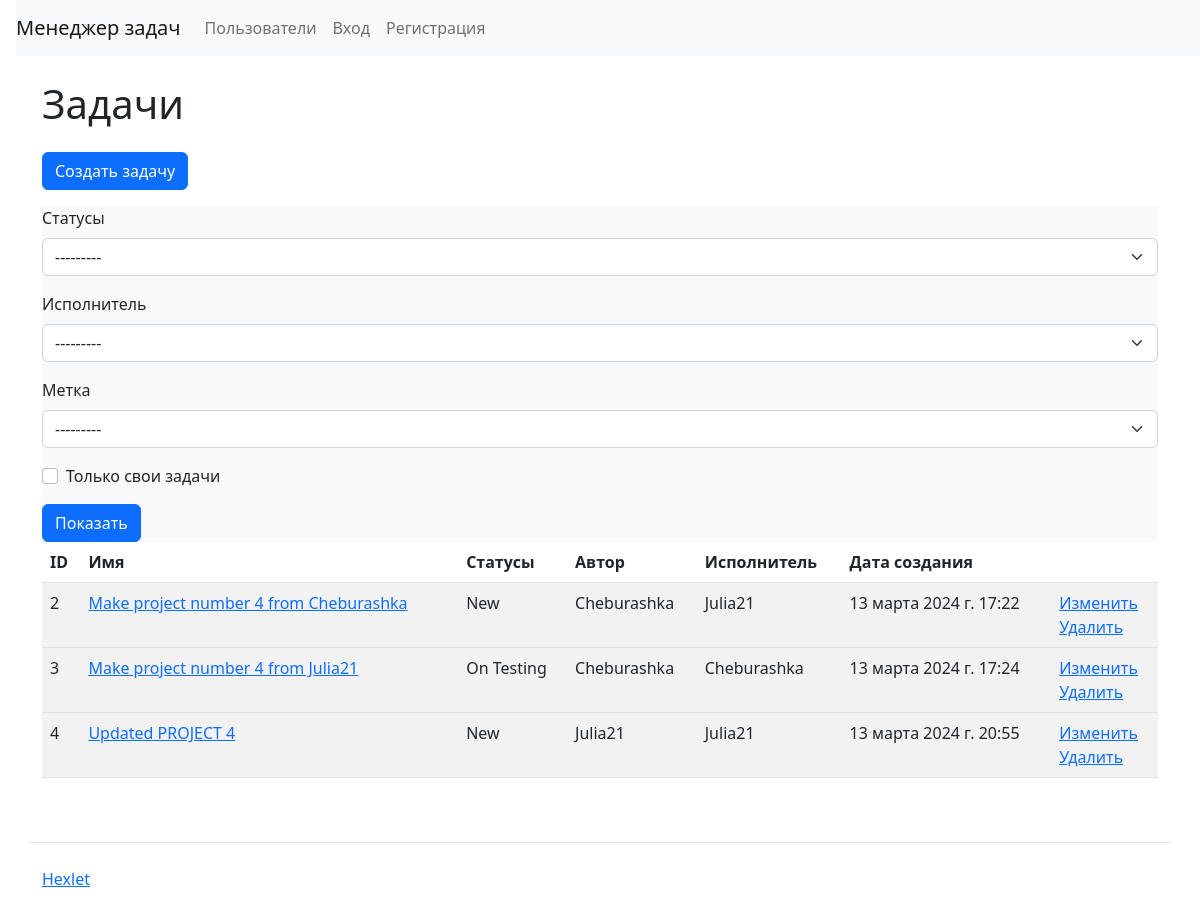
The page /tasks/ on the database as committed earlier.
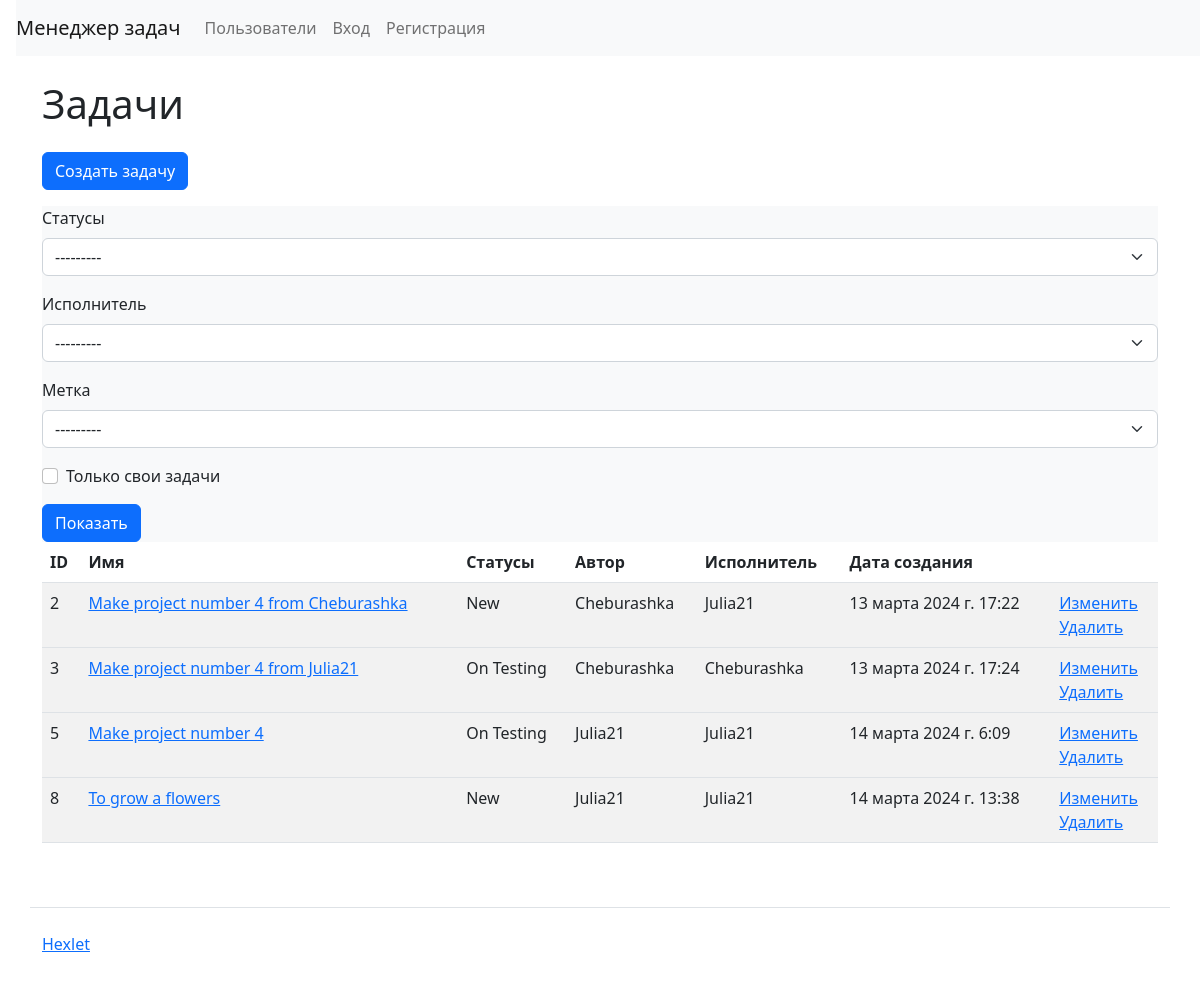
The same page on the database as committed later.
### task_manager/tasks/models.py (models this page shows, shortened)
class Task(models.Model):
    name = models.CharField(_('Name'), max_length=255, unique=True)
    description = models.TextField(_('Description'), blank=True)
    status = models.ForeignKey(
        Status,
        verbose_name=_('Status'),
        on_delete=models.PROTECT
    )
    author = models.ForeignKey(
        User,
        verbose_name=_('Author'),
        on_delete=models.PROTECT,
        related_name='author'
    )
    executor = models.ForeignKey(
        User,
        verbose_name=_('Executor'),
        on_delete=models.PROTECT,
        null=True,
        blank=True,
        related_name='executor'
    )
    labels = models.ManyToManyField(
        Label,
        through='LabelForTask',
        verbose_name=_('Labels'),
        blank=True
    )
    created_at = models.DateTimeField(_('Date of creation'), auto_now_add=True)

### task_manager/statuses/models.py (models this page shows)
class Status(models.Model):
    name = models.CharField(_("Status"), max_length=255, unique=True)
    timestamp = models.DateTimeField(auto_now_add=True)
    def __str__(self):
        return self.name

### task_manager/users/models.py (models this page shows)
class User(AbstractUser):
    def __str__(self):
        return self.username

### task_manager/tasks/views.py (the view)
# urls.py: path('', IndexView.as_view(), name='labels_index'),
class IndexView(FilterView):
    model = Task
    def get(self, request, *args, **kwargs):
        tasks = Task.objects.all()
        task_filter = TaskFilter(request.GET, queryset=tasks, request=request)
        flash_messages = messages.get_messages(self.request)
        return render(
            request,
            'tasks/index.html',
            context={
                'filter': task_filter,
                'messages': flash_messages,
            }
        )

### task_manager/labels/models.py (called while the page is built)
    def __str__(self):
        return self.name

### task_manager/tasks/filter.py (called while the page is built)
    def filter_created_by_author(self, queryset, author, value):
        if value:
            return queryset.filter(author=self.request.user)
        return queryset

### task_manager/templates/tasks/index.html
{% extends "base.html" %}
{% load i18n %}
{% load django_bootstrap5 %}
{% block nav %}
  {% if user.is_authenticated %}
    {% include "nav_user.html" %}
  {% else %}
    {% include "nav.html" %}
  {% endif %}
{% endblock %}
{% block content %}
  <h1 class="my-4">{% translate "Tasks" %}</h1>
  <a class="btn btn-primary mb-3" href="{% url 'task_create' %}">{% translate "Create task" %}</a>
  <div class="card-body bg-light">
    <form method="get">
      {% bootstrap_form filter.form %}
      <input class="btn btn-primary" type="submit" value="{% translate 'Show' %}">
    </form>
  </div>
  <table class="table table-striped">
    <thead>
      <tr>
	<th>ID</th>
	<th>{% translate "Name" %}</th>
	<th>{% translate "Status" %}</th>
	<th>{% translate "Author" %}</th>
	<th>{% translate "Executor" %}</th>
	<th>{% translate "Created_at" %}</th>
	<th></th>
      </tr>
    </thead>
    {% for task in filter.qs %}
    <tbody>
      <tr>
	<td>{{ task.id }}</td>
	<td><a href="{% url 'task_show_index' task.id %}">{{ task.name }}</a></td>
	<td>{{ task.status }}</td>
	<td>{{ task.author }}</td>
	<td>{{ task.executor }}</td>
	<td>{{ task.created_at }}</td>
	<td>
	  <a href="{% url 'task_update' task.id %}">{% translate "Update" %}</a>
	  <br>
	  <a href="{% url 'task_delete' task.id %}">{% translate "Delete" %}</a>
	</td>
      </tr>
    </tbody>
    {% endfor %}
  </table>
{% endblock %}

Rows that differ between the two databases and show on the page:
removed Task: id "4", name "Updated PROJECT 4", status "New", author "Julia21", executor "Julia21", created_at "13 марта 2024 г. 20:55"
added Task: id "5", name "Make project number 4", status "On Testing", author "Julia21", executor "Julia21", created_at "14 марта 2024 г. 6:09"
added Task: id "8", name "To grow a flowers", status "New", author "Julia21", executor "Julia21", created_at "14 марта 2024 г. 13:38"
